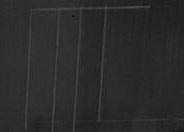
#> input picture cvproj/t.JPG, 184 x 132 px
$ python tt.py   (older library calls are emulated)
#> lines starting #> are read from the running program, lines starting #| are printed output that depends on the picture; after the words box and inside, x2 and y2 are one past the last pixel; in counts of white or black regions, pixels touching at a corner belong together
import cv2
import os
import numpy as np
import argparse
from PIL import Image
from PIL import ImageFilter
from matplotlib import pyplot as plt

# [5 lines of commented-out code are left out]
img = cv2.imread('t.JPG', 0)
#> img is the input picture: shape (132, 184); min 19, max 81, mean 43.4
img1 = cv2.imread('incimg.jpg', 0)
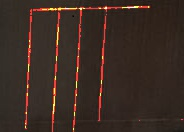
#> input picture cvproj/incimg.jpg, 184 x 132 px
#> img1: shape (132, 184); min 1, max 255, mean 47.4
sobelX = cv2.Sobel(img,cv2.CV_64F,1,0)#x方向的梯度
sobelY = cv2.Sobel(img,cv2.CV_64F,0,1)#y方向的梯度
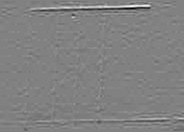
#> sobelY: shape (132, 184) float64; min -170, max 165, mean -0.1; drawn with min black and max white


sobelX = np.uint8(np.absolute(sobelX))#x方向梯度的绝对值
sobelY = np.uint8(np.absolute(sobelY))#y方向梯度的绝对值
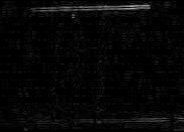
#> sobelY: shape (132, 184); min 0, max 170, mean 6.4


sobelCombined = cv2.bitwise_or(sobelX,sobelY)#
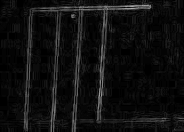
#> sobelCombined: shape (132, 184); min 0, max 173, mean 15.1

median = cv2.medianBlur(img, 5)

blur = cv2.GaussianBlur(img1,(5,5),0)
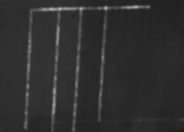
#> blur: shape (132, 184); min 28, max 175, mean 47.4
cv2.imshow("blur",blur)
#cv2.imwrite('blur.jpg', blur)
edges = cv2.Canny(blur, 10, 100, apertureSize = 3)
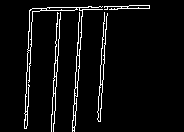
#> edges: shape (132, 184); 5.1% white in thin lines or dots, all inside (x1, y1, x2, y2) = (24, 5, 150, 132)
cv2.imshow("edges",edges)
#cv2.imwrite('edge.jpg', edges)

lines = cv2.HoughLines(edges,3,np.pi/180,118) #这里对最后一个参数使用了经验型的值
#> lines = 14 rows, first 8: [60, 0.0698], [30, 0.0349], [81, 0.0524], [9, 1.55], [57, 0.0349], [33, 0.0698], [105, 0.0524], [84, 0.0873]
result = img.copy()

for i in range(0,7):
    for line in lines[i]:
        rho = line[0] #第一个元素是距离rho
        theta= line[1] #第二个元素是角度theta
        print(rho)
        print(theta)
        if(theta < (np.pi/4. )) or (theta > (3.*np.pi/4.0)): #垂直直线
                #该直线与第一行的交点
            pt1 = (int(rho/np.cos(theta)),0)
            #该直线与最后一行的焦点
            pt2 = (int((rho-result.shape[0]*np.sin(theta))/np.cos(theta)),result.shape[0])
            #绘制一条白线
            cv2.line( result, pt1, pt2, (255))
        else: #水平直线
            # 该直线与第一列的交点
            #pt1 = (0,int(rho/np.sin(theta)))
            #该直线与最后一列的交点
            #pt2 = (result.shape[1], int((rho-result.shape[1]*np.cos(theta))/np.sin(theta)))
            #绘制一条直线
            #cv2.line(result, pt1, pt2, (255), 1)
            pass
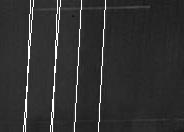
#> result: shape (132, 184); 3.04% of pixels changed, all inside (x1, y1, x2, y2) = (23, 0, 106, 132)

cv2.imshow("result", result)
#cv2.imwrite('result.jpg', result)
#cv2.imshow('Result', result)

#cv2.imshow("Sobel Combined", sobelCombined)


cv2.waitKey(0)
cv2.destroyAllWindows()
